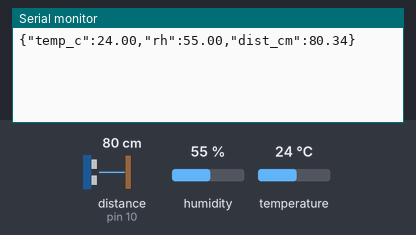
This sketch was run on a simulated Arduino Uno, built with avr-gcc and run on an emulated ATmega328P. Parts: the last lines printed to the serial monitor. Wiring (inferred from the names in the program): ultrasonic range finder: trigger pin 9; echo pin 10. The inputs (shaded band) are chosen by the test bench; at power-on: distance to the obstacle (sensor on pin 10) 80 cm, humidity 55 %, temperature 24 °C. The echo pulse lasts 58.3 µs per cm.

Above: at 1.2 s.
1.3 s: distance to the obstacle (sensor on pin 10) set to 2 cm
2.8 s: humidity set to 22 %
At 2.8 s:
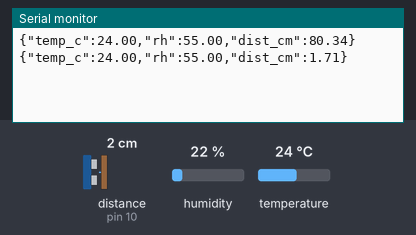
4.3 s: temperature set to 12 °C
At 5.6 s:
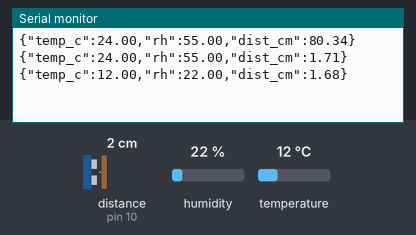
5.8 s: distance to the obstacle (sensor on pin 10) set to 4 cm
7.3 s: humidity set to 40 %
At 8.1 s:
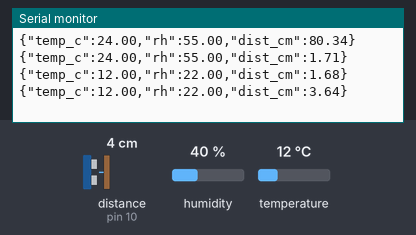
Timing chart, 0 to 9.8 s (numbered marks = the images above; inputs shaded):
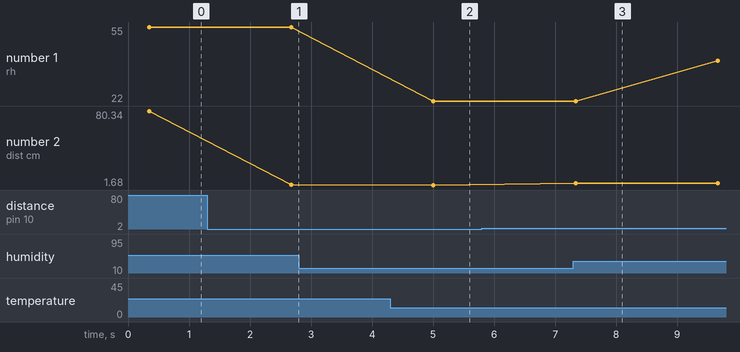

The sketch:

node_firmware_uno.ino
```cpp
#include <DHT.h>

const int TRIG_PIN = 9;
const int ECHO_PIN = 10;
const int DHT_PIN  = 2;

DHT dht(DHT_PIN, DHT11);

float readDistanceCm(float tempC) {
  float cm[5];
  int n = 0;
  float cmPerUs = (331.3f + 0.606f * tempC) / 10000.0f;
  for (int i = 0; i < 5; i++) {
    digitalWrite(TRIG_PIN, LOW);  delayMicroseconds(4);
    digitalWrite(TRIG_PIN, HIGH); delayMicroseconds(10);
    digitalWrite(TRIG_PIN, LOW);
    unsigned long us = pulseIn(ECHO_PIN, HIGH, 30000UL);
    if (us > 0) cm[n++] = us * cmPerUs / 2.0f;
    delay(60);
  }
  if (n == 0) return NAN;
  for (int i = 1; i < n; i++) {
    float k = cm[i];
    int j = i - 1;
    while (j >= 0 && cm[j] > k) { cm[j + 1] = cm[j]; j--; }
    cm[j + 1] = k;
  }
  return cm[n / 2];
}

void printField(const char* name, float v) {
  Serial.print("\"");
  Serial.print(name);
  Serial.print("\":");
  if (isnan(v)) Serial.print("null");
  else Serial.print(v, 2);
}

void setup() {
  Serial.begin(115200);
  pinMode(TRIG_PIN, OUTPUT);
  pinMode(ECHO_PIN, INPUT);
  dht.begin();
}

void loop() {
  float t = dht.readTemperature();
  float h = dht.readHumidity();
  float d = readDistanceCm(isnan(t) ? 20.0f : t);
  Serial.print("{");
  printField("temp_c", t);  Serial.print(",");
  printField("rh", h);      Serial.print(",");
  printField("dist_cm", d);
  Serial.println("}");
  delay(2000);
}
```

Measured:
- after the input at 4.3 s, the serial monitor: prints a new line after 0.71 s (image 2)
- plotted number 1: 22 → 40 after the input at 7.3 s
- plotted number 2: 80.34 → 1.71 after the input at 1.3 s, 1.71 → 1.68 after the input at 4.3 s
